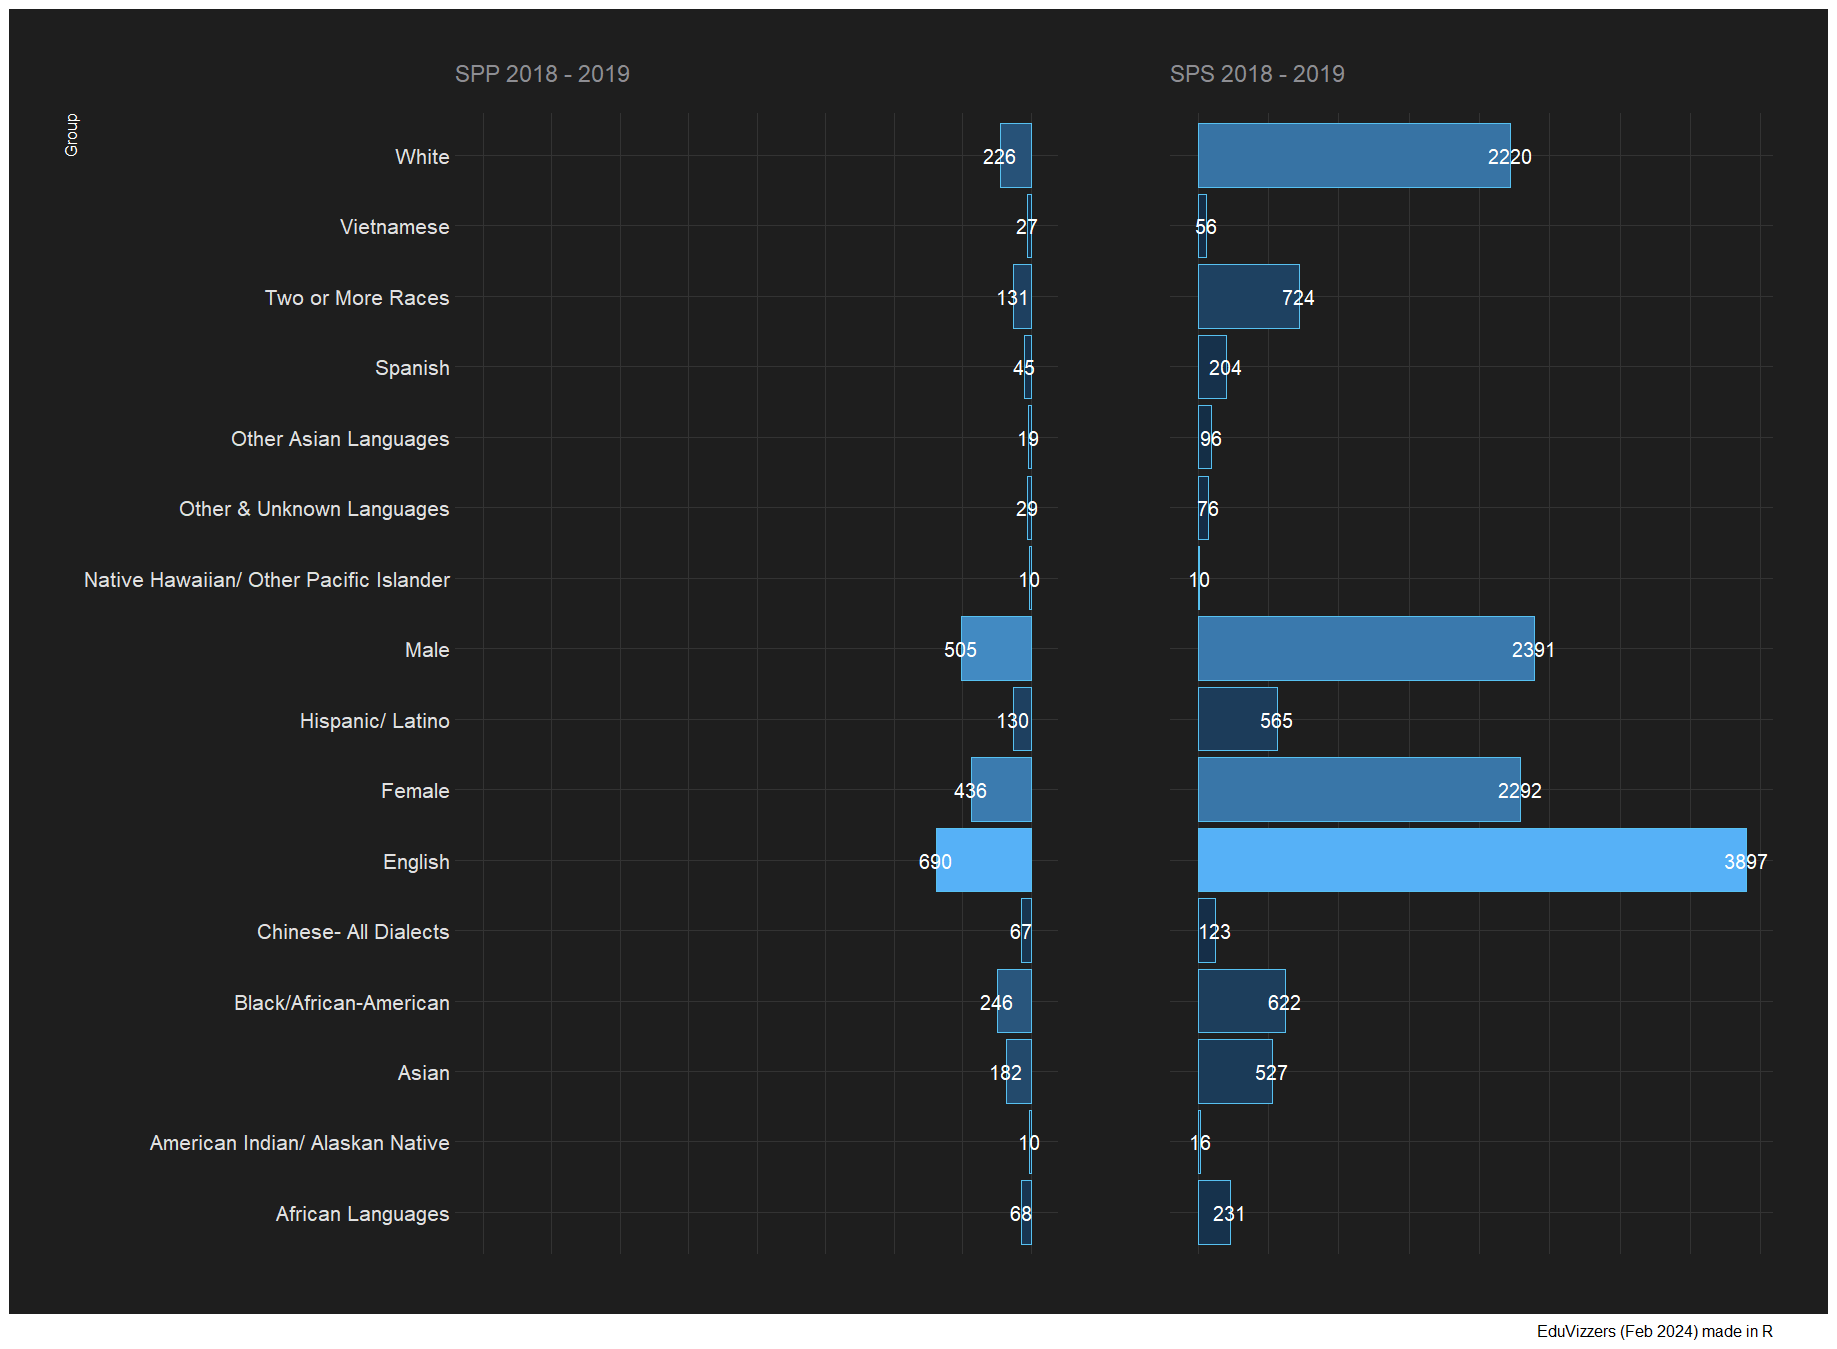

Here is the R script that generated this plot:
# Load library
library(data.table)
library(tidyverse)
library(hrbrthemes)
library(patchwork)

# Load the dataset
EduData = read.csv("SPP_compared_to_SPS_Kindergarteners_20240131.csv")

View(EduData)
class(EduData)

# Replace <10 string with integer 
EduData[EduData$Count.of.Children.Served=="<10",3]=10
EduData$Count.of.Children.Served = as.integer(EduData$Count.of.Children.Served)
class(EduData$Count.of.Children.Served)

# https://www.njtierney.com/post/2022/08/09/ggplot-pyramid/

EduDataSPP = EduData %>%
  filter(Program.Year=="SPP 2018 - 2019 4 Year-Olds") %>%
  filter(Group %in% c("White","Vietnamese",
                 "Two or More Races","Spanish",
                 "Other Asian Languages","Other & Unknown Languages",
                 "Native Hawaiian/ Other Pacific Islander","Male","Hispanic/ Latino",
                 "Female","English","Chinese- All Dialects","Black/African-American",
                 "Asian","American Indian/ Alaskan Native","African Languages"))

EduDataSPS = EduData %>%
  filter(Program.Year=="SPS 2018 - 2019") %>%
  filter(Group %in% c("White","Vietnamese",
                      "Two or More Races","Spanish",
                      "Other Asian Languages","Other & Unknown Languages",
                      "Native Hawaiian/ Other Pacific Islander","Male","Hispanic/ Latino",
                      "Female","English","Chinese- All Dialects","Black/African-American",
                      "Asian","American Indian/ Alaskan Native","African Languages"))

p1 = ggplot(EduDataSPS,
       aes(x = Count.of.Children.Served,
           y = Group,
           fill = Count.of.Children.Served)) + 
  geom_col(show.legend=FALSE) + 
  labs(subtitle ="SPS 2018 - 2019") + geom_text(aes(label = Count.of.Children.Served),colour="white")

p1 = p1 + theme_modern_rc() + theme(axis.text.y = element_blank(), 
        axis.ticks.y = element_blank(), 
        axis.title.y = element_blank(),
        axis.text.x = element_blank(), 
        axis.ticks.x = element_blank(),
        axis.title.x = element_blank())

p1
 
p2 = ggplot(EduDataSPP,
       aes(x = -Count.of.Children.Served,
           y = Group,
           fill = Count.of.Children.Served)) + 
  geom_col(show.legend=FALSE) + labs(subtitle="SPP 2018 - 2019") +
  xlim(-4000, 0) + geom_text(aes(label = Count.of.Children.Served),colour="white")

p2 = p2 + theme_modern_rc() + theme(axis.text.x = element_blank(), 
                axis.ticks.x = element_blank(),
                axis.title.x = element_blank()) 

p2+p1 + plot_annotation(caption = 'EduVizzers (Feb 2024) made in R',
                  theme=theme(plot.title=element_text(hjust=0.5)))
